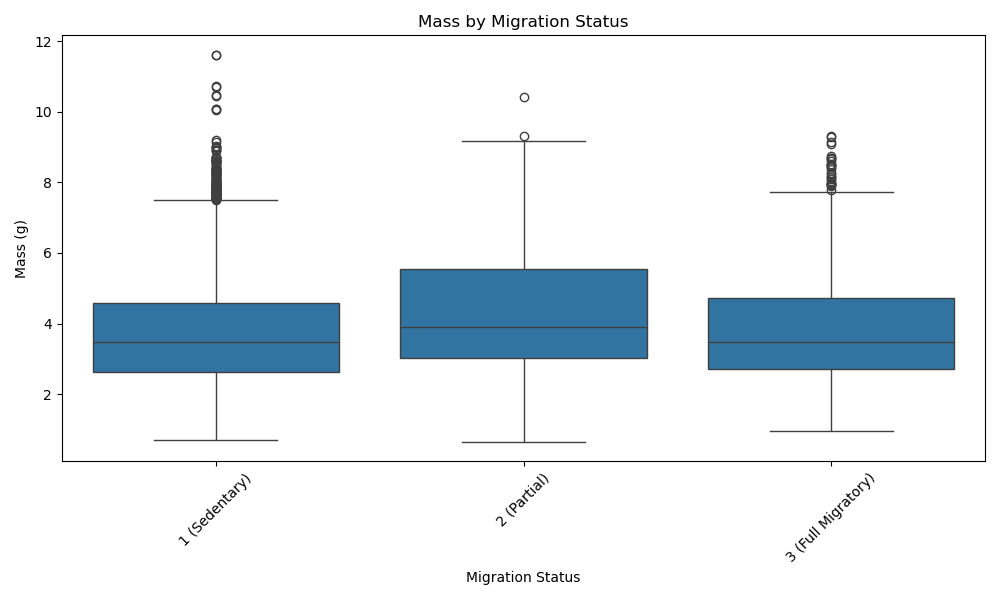

The script that saved this image:
import pandas as pd
import matplotlib
matplotlib.use('Agg')
import matplotlib.pyplot as plt
import seaborn as sns
import numpy as np

df = pd.read_csv('AVONETplusClim.csv')

df['log_Mass'] = np.log(df['Mass'])
df_plot = df[['Migration', 'log_Mass']].copy()
df_plot['Migration'] = df_plot['Migration'].astype(str)
order = ['1.0', '2.0', '3.0'] 
labels = {
    '1.0': '1 (Sedentary)', 
    '2.0': '2 (Partial)', 
    '3.0': '3 (Full Migratory)'
}

plt.figure(figsize=(10, 6))
sns.boxplot(x='Migration', y='log_Mass', data=df_plot, order=order)
plt.title('Mass by Migration Status')
plt.xlabel('Migration Status')
plt.ylabel('Mass (g)')
plt.xticks(ticks=range(len(order)), labels=[labels[lvl] for lvl in order], rotation=45)
plt.tight_layout()

plt.savefig('boxplotMassMLOG.png')